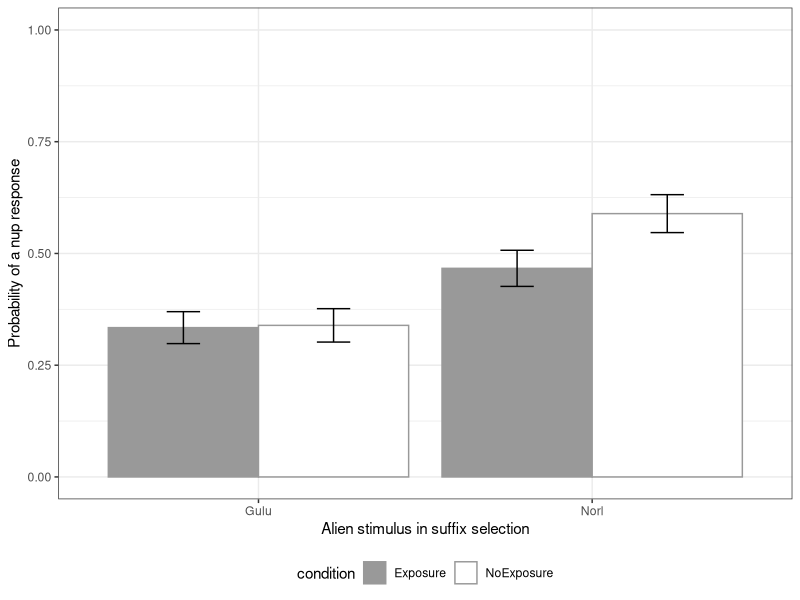
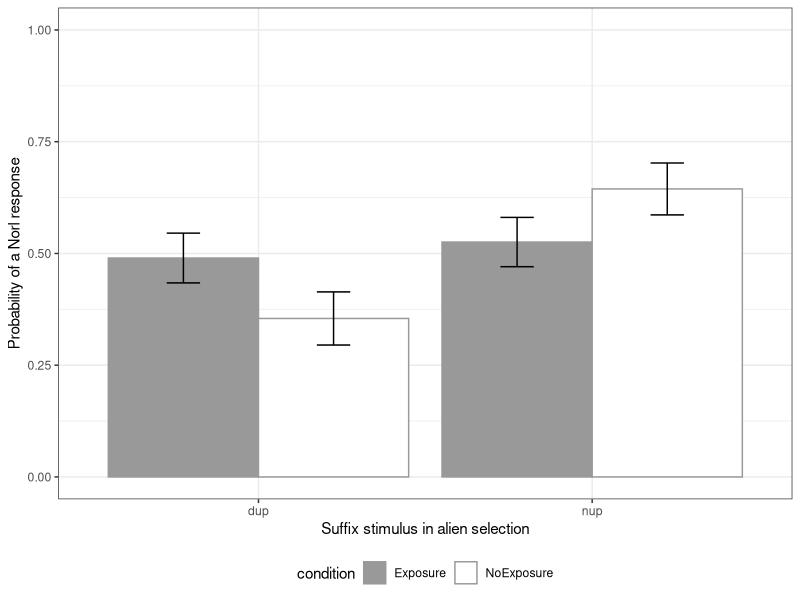
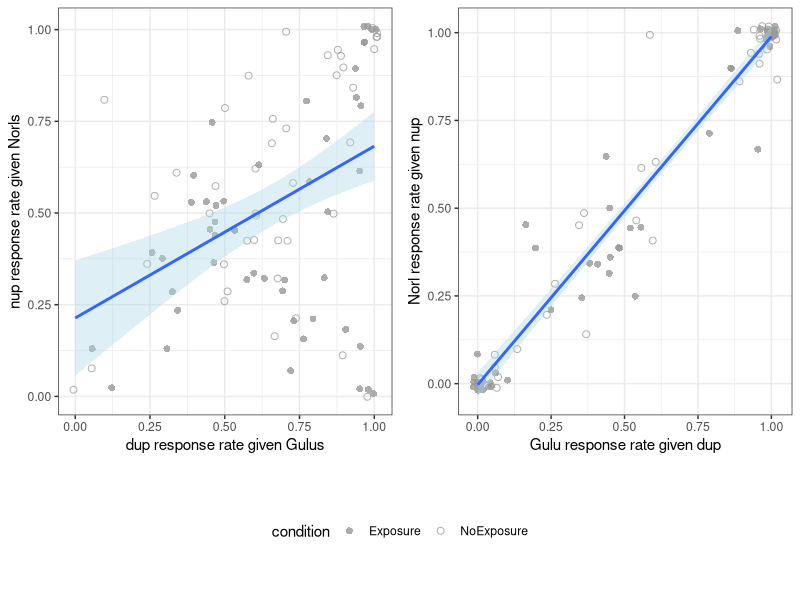
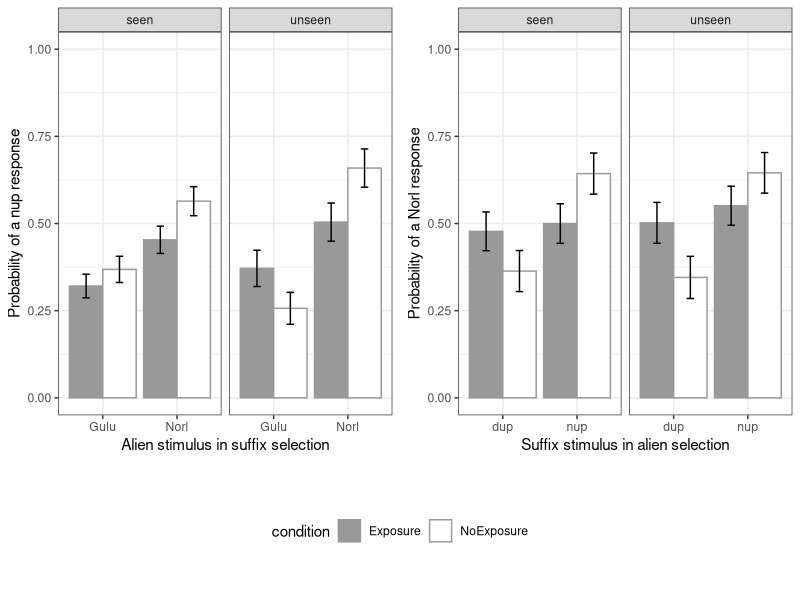
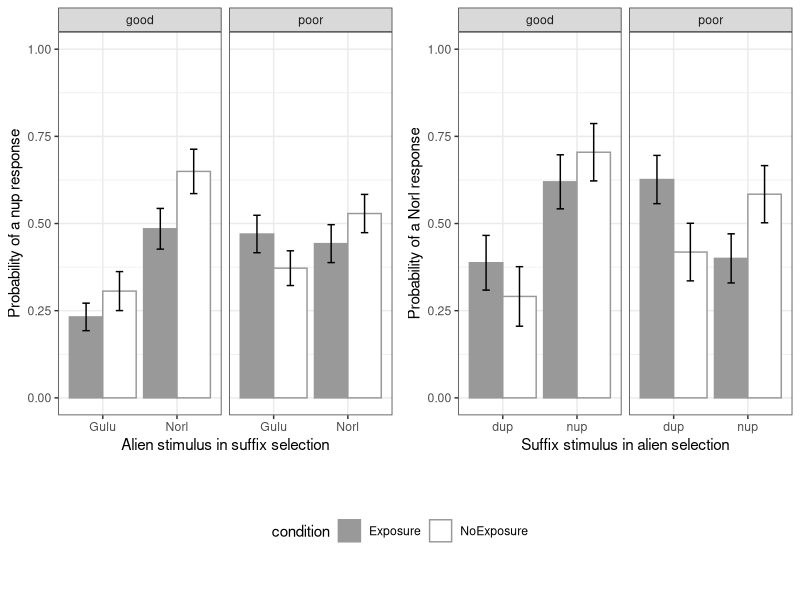
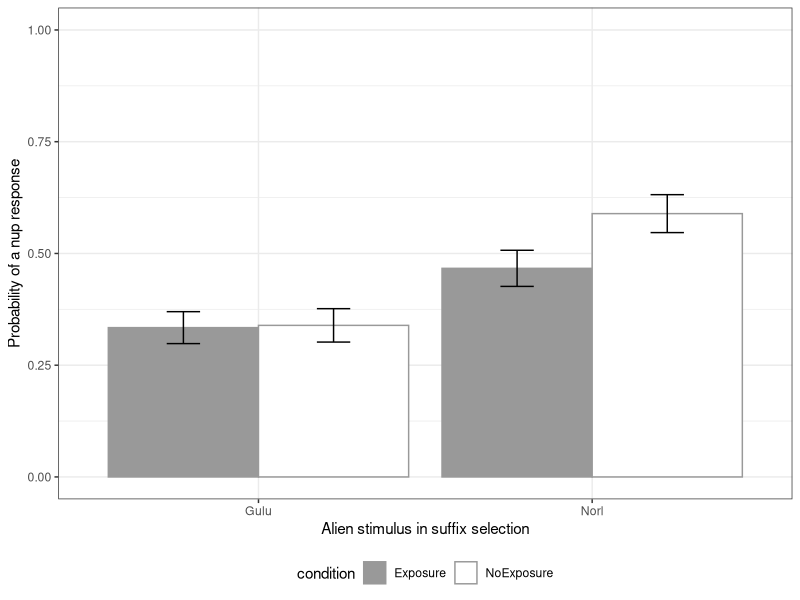
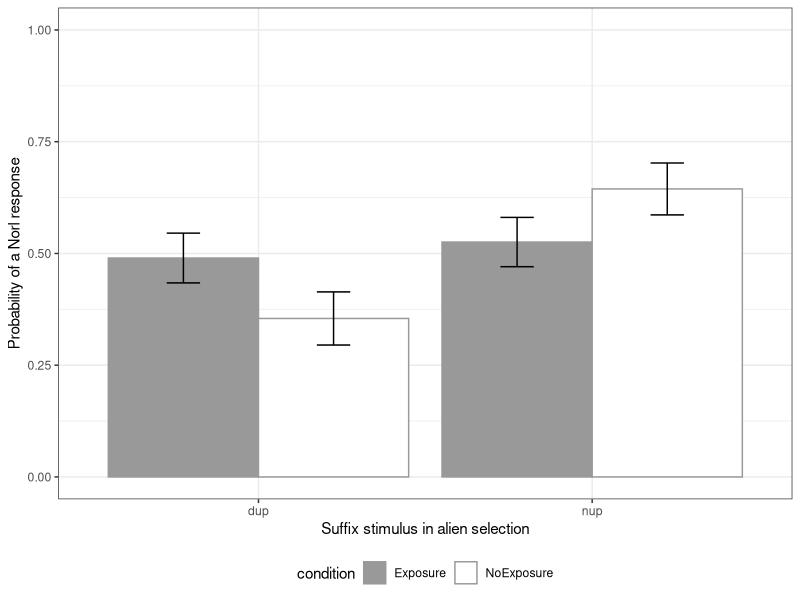

Write the R code that produced these figures, in order.

###############################################################
###############################################################
#  R script for stats and plots in LaiRaczRoberts 
#  Experiment 1
#  Author: Wei Lai (weilai.phonetics@gmail.com)
###############################################################
###############################################################

########## Roadmap ##########
# Part1: Info of subj, score, duration
   # Starting from Line 71
# Part2: Results of suffix and Alien ID (Fig.3-4)
   # Starting from Line 128
# Part3: LMER for Suffix and Alien ID (Table 2)
   # Starting from Line 202
# Part4: Results and correlations in task comparison (Fig. 5)
   # Starting from Line 245
# Part5: Generalization to new words (Fig. 6)
   # Starting from Line 312
# Part 6: Learning performance (Fig. 12): 
  # Starting from Line 384

# install or activate required packages:
library(reshape2)
library(Matrix)
library(lme4)
library(ggplot2)
library(gridExtra)
library(tidyverse)

#define function g_legend
g_legend<-function(a.gplot){
  tmp <- ggplot_gtable(ggplot_build(a.gplot))
  leg <- which(sapply(tmp$grobs, function(x) x$name) == "guide-box")
  legend <- tmp$grobs[[leg]]
  return(legend)}

# Change to the local directory where you put "LaiRaczRobertsData.csv"
setwd("Desktop/LaiRaczRoberts Data Rscripts")

# import data
d<- read_csv('LaiRaczRobertsData.csv', 
             col_names = TRUE,
             col_types = NULL)

# remove participants whose duration is above 97.5% or below 2.5%
lower = quantile(d$`duration(m)`, c(.025, .975))[1]
upper = quantile(d$`duration(m)`, c(.025, .975))[2]

d = d %>% 
  mutate(
    outlier = ifelse(`duration(m)` < lower | `duration(m)` > upper, T, F)
  )
d2 = d %>% filter(!outlier)

# number of participants on each condition
d2 %>% 
  distinct(condition,UserID) %>%
  count(condition)

# start of analyses on Experiment 1
e1 = d2 %>% 
  filter(Experiment == 'One')

# participant information in Experiment 1
e1.subj = e1 %>%
  distinct(UserID, Score,gender,recruit,
         age,condition, `duration(m)`) 

#----------------------basic info------------------

# gender info: female: 51; male: 42
e1.subj %>% count(gender)

# age info: Min: 17, Max:73, Mean: 29
summary(as.numeric(e1.subj$age))

# recruit: Penn: 29; Prolific:64 
e1.subj %>% count(recruit)

# condition: exposure: 49, noexposure:44
e1.subj %>% count(condition)

# measure correlation between duration, Score, age
cor.test(e1.subj$`duration(m)`,e1.subj$age)
cor.test(e1.subj$Score,e1.subj$age)
cor.test(e1.subj$Score,e1.subj$`duration(m)`)

#Welch two-sample t-test on score by gender
a<-e1.subj[which(e1.subj$gender=="male"),"Score"]
b<-e1.subj[which(e1.subj$gender=="female"),"Score"]
t.test(unlist(a),unlist(b))

#Welch two-sample t-test on score by subject pool
a<-e1.subj[which(e1.subj$recruit=="Penn"),"Score"]
b<-e1.subj[which(e1.subj$recruit!="Penn"),"Score"]
t.test(unlist(a),unlist(b))

#Welch two-sample t-test on score by condition
a<-e1.subj[which(e1.subj$condition=="Exposure"),"Score"]
b<-e1.subj[which(e1.subj$condition!="Exposure"),"Score"]
t.test(unlist(a),unlist(b))

#Welch two-sample t-test on duration by condition
a<-e1.subj[which(e1.subj$gender=="male"),"duration(m)"]
b<-e1.subj[which(e1.subj$gender=="female"),"duration(m)"]
t.test(unlist(a),unlist(b))

#Welch two-sample t-test on duration by subject pool
a<-e1.subj[which(e1.subj$recruit=="Penn"),"duration(m)"]
b<-e1.subj[which(e1.subj$recruit!="Penn"),"duration(m)"]
t.test(unlist(a),unlist(b))

#Welch two-sample t-test on duration by condition
a<-e1.subj[which(e1.subj$condition=="Exposure"),"duration(m)"]
b<-e1.subj[which(e1.subj$condition!="Exposure"),"duration(m)"]
t.test(unlist(a),unlist(b))

# distribution of score and duration

# duration devide by 60 to covert to minutes   
mean(as.numeric(as.character(e1$'duration(m)')))/60
# 53.13566
sd(as.numeric(as.character(e1$'duration(m)')))/60
# 14.26763

#----------------------graph: Figure 3-4------------------

# divde data of experiment 1 to alien and suffix selection
ExpOneAlien<-e1[which(e1$task=="alien ID"),]
ExpOneSuff<-e1[which(e1$task!="alien ID"),]

# transfer the data of suffix selection 
# such that it shows for each participant:
# the condition of that participant, 
# how many dup and nup responses they chosed
# in response to different aliens.

ExpOneSuff.plot<-dcast(ExpOneSuff, 
                       UserID + condition + CriticalStimuli ~ Response)

# each participant has performed 38 suffx id in total,
# divided by 38 provides the ratio of responded dup and nup

ExpOneSuff.plot[,"nup"]<-ExpOneSuff.plot[,"nup"]/38
ExpOneSuff.plot[,"dup"]<-ExpOneSuff.plot[,"dup"]/38

# Fig 3: The mean and 95% CI of nup responses given by 
# participants on different conditions in response to different aliens

ggplot(ExpOneSuff.plot, aes(x=CriticalStimuli, y=nup, group=condition,fill=condition, color=condition))+
  stat_summary(fun.y=mean, geom="bar",position=position_dodge(0.9))+
  stat_summary(fun.data = mean_cl_normal, geom="errorbar",width=0.2, fun.args=(conf.int=0.95),
               color="black", position=position_dodge(0.9))+
  labs(x="Alien stimulus in suffix selection",
       y="Probability of a nup response")+
  ylim(0,1)+
  scale_color_manual(values=c("#999999","#999999"))+
  scale_fill_manual(values=c("#999999","white"))+
  theme_bw()+
  theme(legend.position = "bottom", legend.direction = "horizontal") 

ggsave(file="ExpOneSuffxIden.pdf", 
       width = 3, height = 3)

# transfer the data of alien selection 
# such that it shows for each participant:
# the condition of that participant, 
# how many Gulu and Norl responses they chosed
# in response to different suffixes

ExpOneAlien.plot<-dcast(ExpOneAlien, UserID + condition + CriticalStimuli ~ Response)

# each participant has performed 20 alien selection in total,
# divided by 20 provides the ratio of responded Norl and Gulu

ExpOneAlien.plot[,"Norl"]<-ExpOneAlien.plot[,"Norl"]/20
ExpOneAlien.plot[,"Gulu"]<-ExpOneAlien.plot[,"Gulu"]/20

# Fig 4: The mean and 95% CI of Norl responses given by 
# participants on different conditions in response to different suffixes

ggplot(ExpOneAlien.plot, aes(x=CriticalStimuli, y=Norl, 
                             group=interaction(CriticalStimuli,condition),
                             fill=condition, color=condition))+
  stat_summary(fun.y=mean, geom="bar",position=position_dodge(0.9))+
  stat_summary(fun.data=mean_cl_normal,fun.args=(conf.int=0.95),
               geom="errorbar",position=position_dodge(0.9),
               color="black",width=0.2)+
  ylim(0,1)+
  scale_color_manual(values=c("#999999","#999999"))+
  scale_fill_manual(values=c("#999999","white"))+
  labs(x="Suffix stimulus in alien selection",
       y="Probability of a Norl response")+
  theme_bw()+
  theme(legend.position = "bottom", legend.direction = "horizontal") 

ggsave(file="ExpOneAlienIden.pdf", 
       width = 3, height = 3)

#---------------Mixed-effects model for Experiment 1-------

# results in Table 2: suffix selection

# coding: Norl-0, Gulu-1; dup-0, nup-1
ExpOneSuff$CriticalStimuli<-relevel(as.factor(ExpOneSuff$CriticalStimuli),ref = "Norl")
ExpOneSuff$Response<-relevel(as.factor(ExpOneSuff$Response), ref = "dup")

# a logistic linear mixed effect model, with Suffix as DV, 
# Alien, Condition and their itneractions as IV,
# Word and Participant as random intercept

summary(glmer(Response~CriticalStimuli*condition+(1|Word)+(1|UserID),
                 family=binomial, data=ExpOneSuff))


#   results in Table 2: alien selection

# coding: Norl-1, Gulu-0; dup-0, nup-1
ExpOneAlien$CriticalStimuli<-relevel(as.factor(ExpOneAlien$CriticalStimuli),ref ="dup")
ExpOneAlien$Response<-relevel(as.factor(ExpOneAlien$Response), ref =  "Gulu")

# a logistic linear mixed effect model, with Alien as DV, 
# Suffix, Condition and their itneractions as IV,
# Word and Participant as random intercept

summary(glmer(Response~CriticalStimuli*condition+(1|Word)+(1|UserID),
              family=binomial, data=ExpOneAlien))


# Appendix A: Table 4-5

# Model for Suffix selection including novelty as a predictor
ExpOneSuff$novelty<-relevel(as.factor(ExpOneSuff$novelty), ref="old")
ExpOneSuff$CriticalStimuli<-relevel(as.factor(ExpOneSuff$CriticalStimuli), ref="Norl")
summary(glmer(Response~CriticalStimuli*condition*novelty+(1|Word)+(1|UserID),
              family=binomial, data=ExpOneSuff))

# Model for Alien selection including novelty as a predictor
ExpOneAlien$novelty<-relevel(as.factor(ExpOneAlien$novelty), ref="old")
summary(glmer(Response~CriticalStimuli*condition*novelty+(1|Word)+(1|UserID),
              family=binomial, data=ExpOneAlien))

#---------------- Comparison between tasks----------------

# In suffix selection, find out how frequent 
# "nup" is chosen for Norl by each participant
NupgivenNorl<-ExpOneSuff.plot[which(ExpOneSuff.plot$CriticalStimuli=="Norl"),
                c("UserID","condition","nup")]

# In alien selection, find out how frequent
# "dup" is chosen for "Gulu" by each participant
DupgivenGulu<-ExpOneSuff.plot[which(ExpOneSuff.plot$CriticalStimuli=="Gulu"),
                              c("UserID","condition","dup")]

# merge the above two data frame to look at the correlation between
# Nup given Norl and Dup given Gulu within individual participant

SuffTask<-merge(NupgivenNorl, DupgivenGulu,
                by=c("UserID", "condition"))

# plot dup given Gulu along the x axis, nup given nup along the y axis
# use different color to represent participants on different conditions

p1<-ggplot(SuffTask,aes(x=dup, y=nup))+
  xlab("dup response rate given Gulus")+
  ylab("nup response rate given Norls")+
  geom_jitter(aes(shape=condition),color="#999999",
              size=2,alpha=0.8) +
  geom_smooth(method="lm",fill="light blue")+
  scale_shape_manual(values=c(16,1)) +
  theme_bw()+theme(legend.position = "bottom")

cor.test(SuffTask[,"nup"],SuffTask[,"dup"])#0.4047383 


# In alien selection, find out how frequent 
# "Gulu" is chosen for dup by each participant,
# as well as how frequent "Norl" is chosen for nup,
# merge the two dataframe to look at their correlation at individual level

AlienTask<-merge(ExpOneAlien.plot[which(ExpOneAlien.plot$CriticalStimuli=="dup"),
                                  c("UserID", "condition","Gulu")], 
                 ExpOneAlien.plot[which(ExpOneAlien.plot$CriticalStimuli=="nup"),
                                  c("UserID", "condition","Norl")], 
                 by=c("UserID", "condition"))

# plot NorlgivenNup on the x-axis, GulugivenDup on the y-axis
# each point stands for a participant, and color stands for condition
p2<-ggplot(AlienTask,aes(x=Norl, y=Gulu))+
  xlab("Gulu response rate given dup")+
  ylab("Norl response rate given nup")+
  geom_jitter(aes(shape=condition),color="#999999",
              size=2,alpha=0.8) +
  geom_smooth(method="lm",fill="light blue")+
  scale_shape_manual(values=c(16,1)) +
  theme_bw()+theme(legend.position = "bottom")

cor.test(AlienTask[,"Gulu"],AlienTask[,"Norl"])
#0.9735952 
mylegend<-g_legend(p2)

ExpOneTask<- grid.arrange(arrangeGrob(grobs = list(p1+ theme(legend.position="none"),
                                                   p2 + theme(legend.position="none")),
                                      nrow=1),mylegend, nrow=2,heights=c(20, 6))


ggsave(ExpOneTask, file="ExpOneTask.pdf", 
       width = 6, height = 3.5)

#---------------- Generalization to new word----------------

#seperate data according to task again
ExpOneAlien<-e1[which(e1$task=="alien ID"),]
ExpOneSuff<-e1[which(e1$task!="alien ID"),]

# transfer the data of suffix selection, but
# this time, include the factor of novelty 
# such that it shows for each participant:
# how many Gulu and Norl responses they chosed
# in response to different suffixes with old and new words

ExpOneSuff.plot<-dcast(ExpOneSuff, UserID + condition + CriticalStimuli + novelty ~ Response)

# there are 5 new words and 14 old words, so the 38 trials should split into 10 and 28
ExpOneSuff.plot[which(ExpOneSuff.plot$novelty=="new"),"nup"]<-ExpOneSuff.plot[which(ExpOneSuff.plot$novelty=="new"),"nup"]/10
ExpOneSuff.plot[which(ExpOneSuff.plot$novelty=="new"),"dup"]<-ExpOneSuff.plot[which(ExpOneSuff.plot$novelty=="new"),"dup"]/10

ExpOneSuff.plot[which(ExpOneSuff.plot$novelty!="new"),"nup"]<-ExpOneSuff.plot[which(ExpOneSuff.plot$novelty!="new"),"nup"]/28
ExpOneSuff.plot[which(ExpOneSuff.plot$novelty!="new"),"dup"]<-ExpOneSuff.plot[which(ExpOneSuff.plot$novelty!="new"),"dup"]/28

ExpOneSuff.plot$novelty<-gsub("new","unseen",ExpOneSuff.plot$novelty)
ExpOneSuff.plot$novelty<-gsub("old","seen",ExpOneSuff.plot$novelty)

ExpOneSuff.Gen<-
ggplot(ExpOneSuff.plot,aes(x=CriticalStimuli, y=nup, group=condition,fill=condition, color=condition))+
  facet_grid(~novelty)+
  stat_summary(fun.y=mean,  geom="bar",position=position_dodge(0.9))+
  stat_summary(fun.data = mean_cl_normal, geom="errorbar",width=0.2, fun.args=(conf.int=0.95),
               color="black", position=position_dodge(0.9))+
  ylim(0,1)+
  scale_color_manual(values=c("#999999","#999999"))+
  scale_fill_manual(values=c("#999999","white"))+
  labs(x="Alien stimulus in suffix selection",
       y="Probability of a nup response")+
  theme_bw()+
  theme(legend.position = "bottom", legend.direction = "horizontal") 

# do the same for the data of alien selection, include novelty
# data of alien selection actually contains 10 trials for both old words and new words,
# so no need to divide by different numbers
ExpOneAlien.plot<-dcast(ExpOneAlien, UserID + condition +CriticalStimuli + novelty ~ Response)
ExpOneAlien.plot$Norl<-ExpOneAlien.plot$Norl/10

ExpOneAlien.plot$novelty<-gsub("new","unseen",ExpOneAlien.plot$novelty)
ExpOneAlien.plot$novelty<-gsub("old","seen",ExpOneAlien.plot$novelty)

ExpOneAlien.Gen<-
  ggplot(ExpOneAlien.plot,
         aes(x=CriticalStimuli, y=Norl, group=condition,color=condition,fill=condition))+
  facet_grid(~novelty)+
  stat_summary(fun.y=mean, geom="bar",position=position_dodge(0.9))+
  stat_summary(fun.data = mean_cl_normal, geom="errorbar",width=0.2,  fun.args=(conf.int=0.95),
               color="black", position=position_dodge(0.9))+
  ylim(0,1)+
  scale_color_manual(values=c("#999999","#999999"))+
  scale_fill_manual(values=c("#999999","white"))+
  labs(x="Suffix stimulus in alien selection",
       y="Probability of a Norl response")+
  theme_bw()+
  theme(legend.position = "bottom", legend.direction = "horizontal") 

mylegend<-g_legend(ExpOneSuff.Gen)

ExpOneGen <- grid.arrange(arrangeGrob(ExpOneSuff.Gen + theme(legend.position="none"),
                                       ExpOneAlien.Gen + theme(legend.position="none"),
                                       nrow=1),
                           mylegend, nrow=2,heights=c(20, 6))

ggsave(ExpOneGen, file="ExpOneGeneralization.pdf", 
       width = 7, height = 3)

# -----------Appendix: learning performance (Fig. 12)-----------------

#using median score as a criterion of learning performance
median<-median(as.numeric(as.character(e1$Score)))

#participants whose score is above or equal to median are labeled "good"
e1[which(as.numeric(as.character(e1$Score))>median),"performance"]<-"good"
e1[which(as.numeric(as.character(e1$Score))==median),"performance"]<-"good"
e1[which(as.numeric(as.character(e1$Score))<median),"performance"]<-"poor"

# transfer the data of suffix selection, but
# this time, include the factor of performance
# such that it shows for each participant: their condition and performance,
# and how many Gulu and Norl responses they chosed in response to different suffixes
ExpOneSuff.plot<-dcast(e1, UserID + condition + CriticalStimuli + performance ~ Response)
ExpOneSuff.plot[,"nup"]<-ExpOneSuff.plot[,"nup"]/38

# Fig 12 left: The mean and 95% CI of nup responses in response to different aliens
# given by participants of different performances on different conditions 

ExpOneSuff.performance<-
  ggplot(subset(ExpOneSuff.plot, CriticalStimuli %in% c("Norl","Gulu")),
         aes(x=CriticalStimuli, y=nup, group=condition,fill=condition, color=condition))+
  facet_grid(~performance)+
  stat_summary(fun.y=mean, geom="bar",position=position_dodge(0.9))+
  stat_summary(fun.data = mean_cl_normal, fun.args=(conf.int=0.95),geom="errorbar",width=0.2, 
               color="black", position=position_dodge(0.9))+
  labs(x="Alien stimulus in suffix selection",
       y="Probability of a nup response")+
  ylim(0,1)+
  scale_color_manual(values=c("#999999","#999999"))+
  scale_fill_manual(values=c("#999999","white"))+
  theme_bw()+
  theme(legend.position = "bottom", legend.direction = "horizontal") 

ExpOneAlien.plot<-dcast(e1, UserID + condition + CriticalStimuli +performance ~ Response)
ExpOneAlien.plot<-subset(ExpOneAlien.plot, !is.na(CriticalStimuli))
ExpOneAlien.plot[,"Norl"]<-ExpOneAlien.plot[,"Norl"]/20

# Fig 12 right: The mean and 95% CI of Norl responses in response to different suffixes
# given by participants of different performances on different conditions 

ExpOneAlien.performance<-
  ggplot(subset(ExpOneAlien.plot, CriticalStimuli %in% c("nup","dup")),
         aes(x=CriticalStimuli, y=Norl, 
             group=condition,fill=condition, color=condition))+
  facet_grid(~performance,scales="free")+
  stat_summary(fun.y=mean, geom="bar",position=position_dodge(0.9))+
  stat_summary(fun.data = mean_cl_normal, geom="errorbar",width=0.2, 
               fun.args=(conf.int=0.95),
               color="black", position=position_dodge(0.9))+
  labs(x="Suffix stimulus in alien selection",
       y="Probability of a Norl response")+
  ylim(0,1)+
  scale_color_manual(values=c("#999999","#999999"))+
  scale_fill_manual(values=c("#999999","white")) +
  theme_bw()+
  theme(legend.position = "bottom", legend.direction = "horizontal") 

mylegend<-g_legend(ExpOneAlien.performance)

ExpOneGood <- grid.arrange(arrangeGrob(ExpOneSuff.performance + theme(legend.position="none"),
                                       ExpOneAlien.performance + theme(legend.position="none"),
                                       nrow=1),
                           mylegend, nrow=2,heights=c(20, 6))

ggsave(ExpOneGood, file="ExpOnePerformance.pdf", 
       width = 7, height = 3)

#----------end----------
